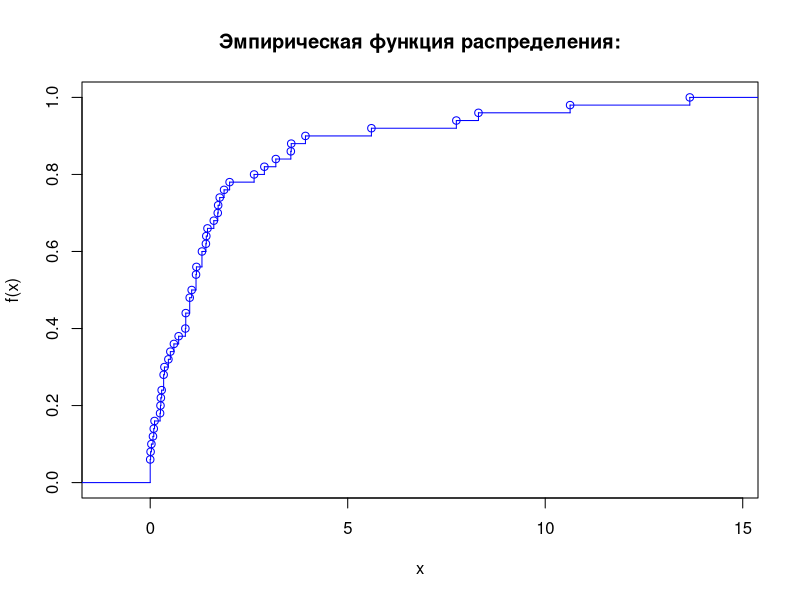
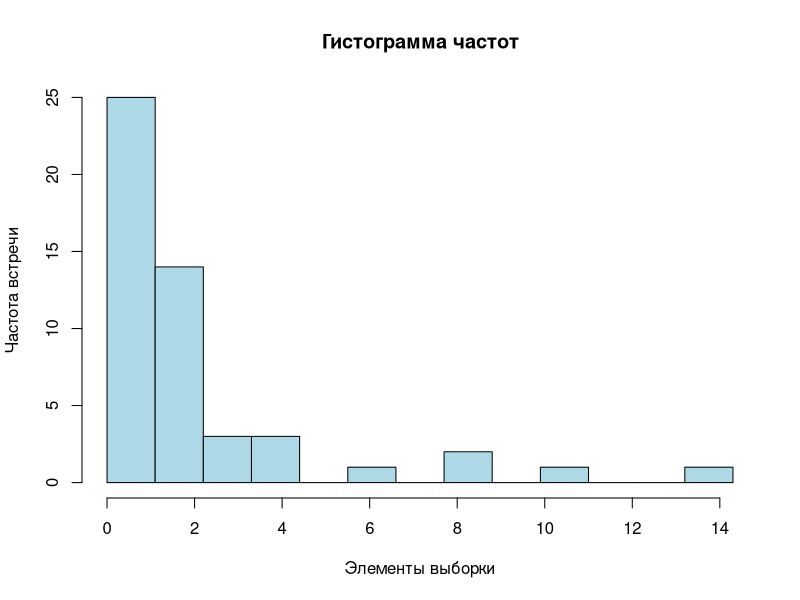

Reproduce these figures in R, in order. (Note: this script raises an error after producing the figures.)
library(maxLik)
# шаг, заданный в условии
m_h <- 1.10

# число элементов в выборке
m_n <- 50

# левая граница промежутка попадания
m_c <- 1.43

# правая граница промежутка попадания
m_d <- 3.13

m_alpha2 <- 0.05
m_lambda0 <- 0.36
m_lambda1 <- 0.21

# функция для нахождения эмпирической функции
empirical.function <- function(x, t)
{
  z <- x[x < t]
  length(z) / length(x)
}

# ------------------------------ begin ----------------------------------------
print("Part2")

# моя выборка из задания
m_selection <- scan("input_part2.txt")
print("Исходные данные:")
print(m_selection)
print("-------------------------------------------------------")

# ----- a -----

# вариационный ряд
selection.sorted <- sort(m_selection)
print("Вариационный ряд:")
print(selection.sorted)
print("-------------------------------------------------------")

# содержит в себе уникальные аргументы выборки
selection.unique.x <- unique(selection.sorted)

# значения эмпирической функции распределения в каждом уникальном аргументе выборки
selection.unique.y <- 0

for(i in 1:length(selection.unique.x))
{
  selection.unique.y[i] <- empirical.function(m_selection, selection.unique.x[i])
  selection.unique.y[length(selection.unique.x) + 1] <- 1
}

# построение ступенчатого вида эмпирической функции распределения
selection.empirical.function <- stepfun(selection.unique.x, selection.unique.y)
plot(selection.empirical.function, col="blue", verticals = TRUE, main = "Эмпирическая функция распределения:")

# верхняя граница (целые числа, не меньшие соответсвующих чисел в переданом векторе, в данном случае вектор состоит из 1 элемента)
# в качестве верхней границы берем верхнюю границу группы с максимальным в выборке значением
upper.bound <- ceiling(max(m_selection))

# вектор границ для гисограммы
# заполняем первый элемент вручную
k <- 0;
for(i in 2:(upper.bound))
{
  k[i] <- k[i-1] + m_h
}

h <- hist(m_selection,
          col="lightblue",
          main = "Гистограмма частот",
          xlab = "Элементы выборки",
          ylab = "Частота встречи",
          breaks = k,
          right = FALSE)

#plot(h$counts ~ h$mids,
#     col="red",
#     type="l",
#     bty="n",
#     main="Полигон частот для x",
#     xlab="x",
#     ylab="Частота")

# ----- b -----
print("Выборочное среднее (Математическое ожидание):")
selection.mean <- sum(m_selection) / length(m_selection)
print(selection.mean)
print("-------------------------------------------------------")

print("Несмещенная Выборочная Дисперсия:")
s2 <- (1/(length(m_selection) - 1)*sum((m_selection - selection.mean)^2))
print(s2)
print("-------------------------------------------------------")

print("Выборочная медиана:")
median <- sort(m_selection)[trunc(length(m_selection)*1/2+1)]
print(median)
print("-------------------------------------------------------")

print("Выборочная ассиметрия:")
assymetry <- (1/length(m_selection)) * sum((m_selection - selection.mean)^3) / s2^(3/2)
print(assymetry)
print("-------------------------------------------------------")

print("Выборочный эксцесс:")
exc <- ((1/length(m_selection)) * sum((m_selection - selection.mean)^4) / s2^2) - 3
print(exc)
print("-------------------------------------------------------")

print("Вероятность попадания в промежуток [с; d]:")
print("c:")
print(m_c)
print("d:")
print(m_d)
p <- empirical.function(m_selection, m_c) - empirical.function(m_selection, m_d)
print("p:")
print(p)
print("-------------------------------------------------------")

# ----- c -----
print("Оценка максимального правдоподобия:")
log.lik <- function(theta)
{
  sum(log(theta) - theta * m_selection)
}
grad.lik <- function(theta)
{
  sum(1/theta - m_selection)
}
hess.lik <- function(theta)
{
  -100/theta^2
}
a <- maxNR(log.lik, grad.lik, hess.lik, start = 1)
#print(summary(a))
print("a$estimate:")
print(a$estimate)
print("a$gradient:")
print(a$gradient)
print("-------------------------------------------------------")

# ----- d -----
print("Асимптотический доверительный интервал, уровня значимости alpha2")
# ОМП +- (x.alpha/sqrt(n*I(ОМП)))
print("alpha2:")
print(m_alpha2)
print("Интервал T:")
omp <- a$estimate
x.alpha <- qnorm(1 - m_alpha2/2)
I = omp^2
d <- x.alpha / sqrt(length(m_selection) * I)
T <- array(dim = 2)
T[1] <- selection.mean - d
T[2] <- selection.mean + d
print(T)
print("-------------------------------------------------------")

# ----- e -----
print("Критерий значимости проверки простой гипотезы с использованием теоремы Колмогорова:")
#a0 <- selection.mean
#s0 <- s2
#x <- m_selection
#n <- length(m_selection)

# скрипт из методички с изменением распределения
#v1 <- sort(x)
#v2 <- c(0:(n-1))/n
#v3 <- c(1:n)/n
#v4 <- abs(pexp(v1, a0, s0) - v2)
#v5 <- abs(pexp(v1, a0, s0) - v3)
#D <- max(v4, v5)
#print("D:")
#print(D)

# проверям простую гипотезу H0 согласия с показательным распределением с параметрами lambda0
print("lambda0:")
print(m_lambda0)

# генерируем показательное распределение
#kolm <- rexp(n, m_lambda0)
# проверяем нашу выборку на соответствие сгенерированному выше распределению
#test1 <- ks.test(m_selection, kolm)
#print(test1)

# проверяем нашу выборку на соответствие показательному распределению без явной генерации тестового распределения
test2 <- ks.test(m_selection, "pexp", m_lambda0)
print(test2)

max.value <- test2$p.value
print("max_value (p-value):")
print(max.value)
print("-------------------------------------------------------")

# ----- f -----
# выделяем промежутки ([0; 1.1) [1.1; 2.2)  [2.2; 4.4) [4.4; 8.8) [8.8; +inf) )
# считаем практическое значение
print("nk (значения, которые получились):")
nk <- c(25, 14, 3+3, 0+1+0+2, 0+1+0+0+1)
r <- 5
print(nk)

# считаем теоретическое значение
print("pk (плотность каждого интервала):")
pk <- array(dim = 5)
left.bound <- c(0.0, 1.1, 2.2, 4.4)
right.bound <- c(1.1, 2.2, 4.4, 8.8)
pk <- pexp(right.bound, m_lambda0) - pexp(left.bound, m_lambda0)
pk[5] <- 1 - sum(pk)
print(pk)

print("npk (значения, которые должны были получиться):")
npk <- pk*n
print(npk)

print("test1:")
test1 <- chisq.test(nk, p = pk)
print(test1)

print("xi^2 экспериментальное:")
xi2 <- as.numeric(test1[1]$statistic)
print(xi2)

print("Теоретическое значение на уровне alpha2:")
print("alpha2:")
print(m_alpha2)
print("value:")
kvantil <- qchisq(1 - m_alpha2, 4)
print(kvantil)

if(xi2 > kvantil)
{
  print("Гипотезу H0 нужно отвергнуть")
}else
{
  print("Гипотезу H0 нужно принять")
}

print("maxValue:")
max.value <- 1 - pchisq(xi2, 4)
print(max.value)

print("-------------------------------------------------------")
